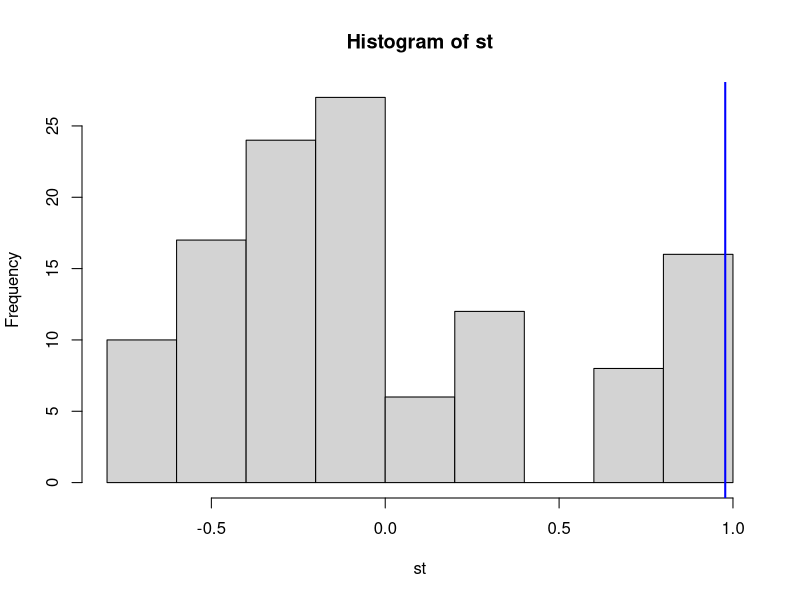
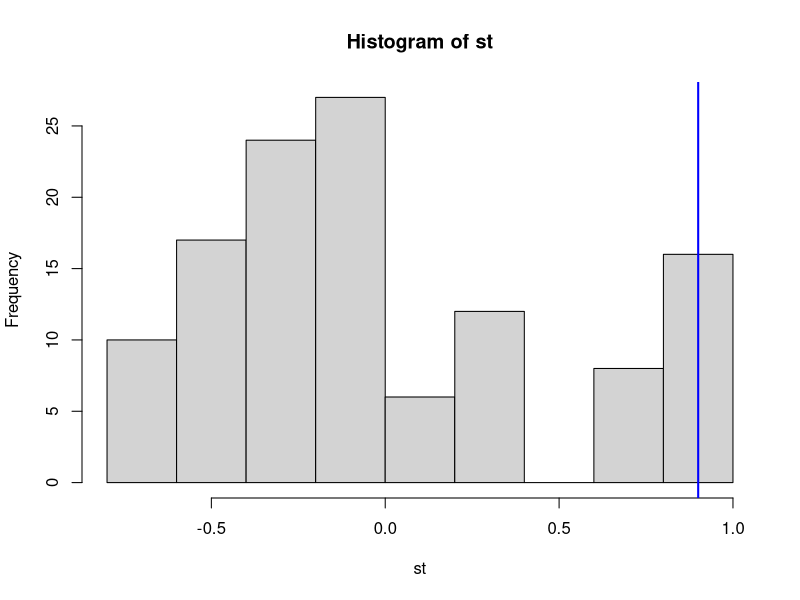

Here is the R script that generated these plots, in order:
## ---- chunk 1
library(combinat)
## ---- chunk 2
x= c(39,29,60,40,32)
y=c(11,5,20,8,6)

sttrue= cor(x,y, method = "pearson")

n=length(y)
nr=fact(n) #number of rearrangements to be examined
st=numeric(nr)

cnt=0
d=permn(y)

for (i in 1:nr){
  st[i]<-cor(d[[i]],x)
  if (st[i] >=sttrue)
    cnt=cnt+1
}
## ---- chunk 3
print(paste("p-value= ",cnt/nr))
## ---- chunk 4
hist(st)
abline(v=sttrue,col="blue",lwd=2)
## ---- chunk 5
x= c(39,29,60,40,32)
y=c(11,5,20,8,6)

sttrue= cor(x,y, method = "spearman")

n=length(y)
nr=fact(n) #number of rearrangements to be examined
st=numeric(nr)

cnt=0
d=permn(y)

for (i in 1:nr){
  st[i]<-cor(d[[i]],x)
  if (st[i] >=sttrue)
    cnt=cnt+1
}
## ---- chunk 6
print(paste("p-value= ",cnt/nr))
## ---- chunk 7
hist(st)
abline(v=sttrue,col="blue",lwd=2)
## ---- chunk 8
df<-data.frame(TEMP = c(75,83,85,85,92,97,99),
           WC = c(16,20,25,27,32,48,48),
           TMG=c(1.85,1.25,1.5,1.75,1.15,1.75,1.6))


model <- lm(WC ~ TEMP+TMG,data=df)
summary(model)
## ---- chunk 9
# CORRELATION TEST

x=df$TEMP
y=df$WC

sttrue= cor(x,y)

n=length(y)
nr=fact(n) #number of rearrangements to be examined
st=numeric(nr)

cnt=0
d=permn(y)

for (i in 1:nr){
  st[i]<-cor(d[[i]],x)
  if (st[i] >=sttrue)
    cnt=cnt+1
}
## ---- chunk 10
print(paste("p-value= ",cnt/nr))
## ---- chunk 11

library(combinat)
x=df$TMG
y=df$WC

sttrue= cor(x,y)

n=length(y)
nr=fact(n) #number of rearrangements to be examined
st=numeric(nr)

cnt=0
d=permn(y)

for (i in 1:nr){
  st[i]<-cor(d[[i]],x)
  if (st[i] >=sttrue)
    cnt=cnt+1
}

## ---- chunk 12
print(paste("p-value= ",cnt/nr))
